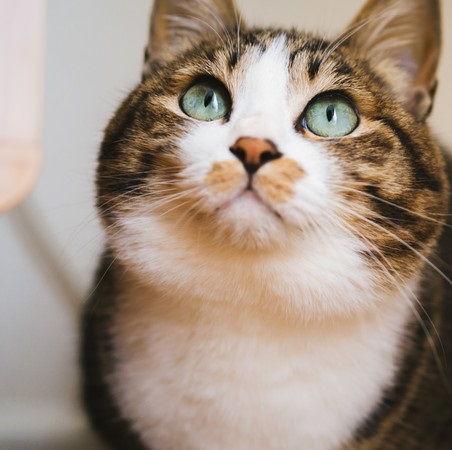
#> input picture image_process/cat.jpg, 452 x 450 px
$ jupyter execute Image_preprocess.ipynb   (shell and % lines are left out)
#> lines starting #> are read from the running program, lines starting #| are printed output that depends on the picture
# 画像処理の基礎
1. 画像操作をしてみよう
1. フィルタを学んでみよう

### おまじない
- scikit-imageのライブラリをインポートします
    - `from skimage import io` : 主に画像読み込み関連
    - `from skimage import transform` ： 画像操作関連

[cell 1]
import numpy as np
from matplotlib import pyplot as plt

from skimage import io
from skimage import transform

### 画像を読み込んでみよう
- io.imread関数を使います

[cell 2]
img = io.imread("./cat.jpg")
#> img is the input picture: shape (450, 452, 3); mean R, G, B 162.5, 145.4, 131.6

[cell 3]
img

### 画像をnotebook上に表示してみよう
- plt.imshow関数を使います

[cell 4]
plt.imshow(img)

### 画像の大きさを確かめてみよう

[cell 5]
img.shape
#> Out = (450, 452, 3)

### 一番左上の要素の値（画素値）を取り出そう
- 縦軸の位置=0,横軸の位置=0のピクセルを抽出し、変数img_one_pxに代入しよう

[cell 6]
img_one_px = img[0,0,:]
#> img_one_px = [222, 213, 216]
img_one_px
#> Out = [222, 213, 216]

[cell 7]
img_one_px.shape
#> Out = (3,)

### 取り出した色を表示しよう
- plt.imshow関数でRGB画像を表示する為には(縦軸,横軸,3)という形でなければならない
- 今回は1ピクセルだけなので、縦軸の大きさ=1,横軸の大きさ=1、つまり(1,1,3)に変形すればいい
- 変形にはreshape関数を使い、変形した結果を変数oneに代入し、oneを表示しましょう

[cell 8]
one = img_one_px.reshape(1,1,3)
#> one = [[222, 213, 216]]
one.shape
#> Out = (1, 1, 3)

[cell 9]
plt.imshow(one)

### RGB情報を取り出してみよう
- 画像全体のR値を取り出して変数rに代入しよう
- 変数rを使い、R値の最大値と最小値も検出してみよう
- 最大値・最小値はそれぞれmax関数とmin関数を使うことで求めることができます
- 更に、変数rの要素全てを0.5倍し、変数r2に代入しよう
    - numpyの配列では、「+,-,*,/」の算術記号を使うことで、配列内要素を一括で計算することができます

[cell 10]
r = img[:,:,0]
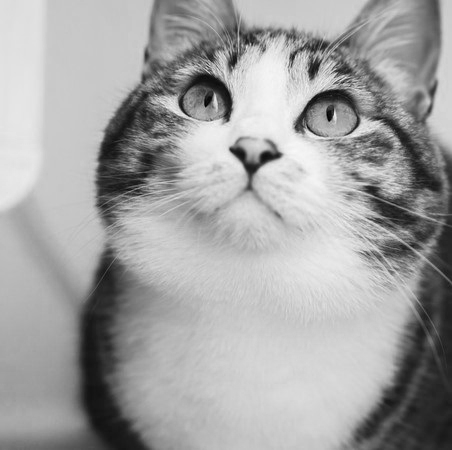
#> r: shape (450, 452); min 0, max 249, mean 162.5
r

[cell 11]
r.max()
#> Out = 249

[cell 12]
r.min()
#> Out = 0

[cell 13]
r2 = r*0.5

[cell 14]
r2

### 画像を切り出してみよう
- 具体的には縦軸は100～300まで、横軸は200～400までを取り出し、結果を変数img2に代入しよう
- その後、img2をimshow関数を使って表示しよう

[cell 15]
img2 = img[100:300,200:400,:]
plt.imshow(img2)

### 二つの画像を並べて表示してみよう
- 複数の画像を一片に表示する時にはplt.subplot関数を使い、下記のように記述します
- `plt.subplot(縦列,横列,index)`

[cell 16]
# サイズの指定
plt.figure(figsize=(8,2))

# 1行3列の1番目
plt.subplot(1,3,1)
plt.text(0.5,0.5,"1")

# 1行3列の2番目
plt.subplot(1,3,2)
plt.text(0.5,0.5,"2")

# 1行3列の3番目
plt.subplot(1,3,3)
plt.text(0.5,0.5,"3")

- plt.subplot関数を使って、imgとimg2を1行2列で２つ並べて表示してみよう

[cell 17]
plt.subplot(1,2,1)
plt.imshow(img)
plt.subplot(1,2,2)
plt.imshow(img2)

### 画像から100×100の画像をランダムな場所で切り出そう
- 乱数はnp.random.randint関数で取得することができます
    - `np.random.randint(a, b)`
    - aの値以上、bの値未満のランダムな数を取得できる
- seedと呼ばれる値を固定化すると、決まったパターンで乱数を取得することができます

[cell 18]
np.random.seed = 8

[cell 19]
np.random.randint(0,10)

- 画像の縦軸100、横軸100を切り出すことになります
- 考え方としては下記のようになります
    1. 軸の長さを取得する
    1. 0以上（軸の長さ-100+1）未満までの乱数Aを取得する
        - 例えば軸の長さが400だった場合、0~300までの値をランダムに取得する
            - コードでは`np.random.randint(0,301)`
            - indexは0から始まるので、注意
    1. Aの値からA+100までを切り出せば、ちょうど大きさが100となる
        - 乱数では0~300までをランダムに取得したので、A=0だったら0~99の区間、A=300だったら300~399の区間が取得できる

[cell 20]
img_h = img.shape[0]
#> img_h = 450
h = np.random.randint(0,img_h-100+1)
#> h = 192
img_w = img.shape[1]
#> img_w = 452
w = np.random.randint(0,img_w-100+1)
#> w = 323
img_ = img[h:h+100,w:w+100,:]
plt.imshow(img_)

[cell 21]
img_.shape
#> Out = (100, 100, 3)

### 画像から200×200の画像をランダムな場所で6枚切り出し、2行3列で並べて表示しよう
- 全体のサイズを`plt.figure()`を使って、`figsize=(8,5)`にしましょう
- 出来る人はfor文を使った書き方も考えてみましょう

[cell 22]
img_h = img.shape[0]
img_w = img.shape[1]

plt.figure(figsize=(8,5))

plt.subplot(2,3,1)
h = np.random.randint(0,img_h-200+1)
#> h = 195
w = np.random.randint(0,img_w-200+1)
tmp_img = img[h:h+200,w:w+200,:]
plt.imshow(tmp_img)

plt.subplot(2,3,2)
h = np.random.randint(0,img_h-200+1)
w = np.random.randint(0,img_w-200+1)
tmp_img = img[h:h+200,w:w+200,:]
plt.imshow(tmp_img)

plt.subplot(2,3,3)
h = np.random.randint(0,img_h-200+1)
w = np.random.randint(0,img_w-200+1)
tmp_img = img[h:h+200,w:w+200,:]
plt.imshow(tmp_img)

plt.subplot(2,3,4)
h = np.random.randint(0,img_h-200+1)
w = np.random.randint(0,img_w-200+1)
tmp_img = img[h:h+200,w:w+200,:]
plt.imshow(tmp_img)

plt.subplot(2,3,5)
h = np.random.randint(0,img_h-200+1)
w = np.random.randint(0,img_w-200+1)
tmp_img = img[h:h+200,w:w+200,:]
plt.imshow(tmp_img)

plt.subplot(2,3,6)
h = np.random.randint(0,img_h-200+1)
w = np.random.randint(0,img_w-200+1)
tmp_img = img[h:h+200,w:w+200,:]
plt.imshow(tmp_img)

- for文を使う場合

[cell 23]
img_h = img.shape[0]
img_w = img.shape[1]

plt.figure(figsize=(8,5))

for i in range(6):
    h = np.random.randint(0,img_h-200+1)
    w = np.random.randint(0,img_w-200+1)
    tmp_img = img[h:h+200,w:w+200,:]

    plt.subplot(2,3,i+1)
    plt.imshow(tmp_img)

### 配列を反転してみよう
- 画像データは配列データなので、配列の値を逆転することで、反転を実現することができます
- 反転の実験の為、`np.array([1,2,3,4,5])`という配列を作成し、変数tmpに代入をしましょう

[cell 24]
tmp = np.array([1,2,3,4,5])
tmp

- 配列の反転は`[::-1]`と記述することで実現できます

[cell 25]
tmp[::-1]

### 左右反転をしてみよう
- 変数imgの横軸方向を反転することで、左右反転を行うことができます

[cell 26]
img3 = img[:,::-1,:]
fig, ax = plt.subplots(1,2)
ax[0].imshow(img)
ax[1].imshow(img3)

### 画像をリサイズしてみよう
- リサイズをする際には、transform.resize関数を利用します
- 具体的には`trainsform.resize(img,output_shape(縦長さ,横長さ))`と記述します

[cell 27]
img4 = transform.resize(img,output_shape=(100,100))
plt.imshow(img4)

### 画像を回転してみよう
- 回転をする際には、transform.rotate関数を利用します
- 具体的には`transform.rotate(img,angle=角度)`と記述します

[cell 28]
img5 = transform.rotate(img,angle=90)
plt.imshow(img5)

### 画像を平行移動してみよう
- 平行移動をする際には、transform.AffineTransform関数を使います
- 具体的には`transform.AffineTransform(translation=(左方向に動かす大きさ,上方向に動かす大きさ))`と記述します

[cell 29]
rot = transform.AffineTransform(translation=(40,40))
img6 = transform.warp(img,rot)
plt.imshow(img6)

## 演習
1. 画像「dog.png」を読み込み、変数img2に代入しよう
1. 変数img2の大きさを確認しよう
1. 変数img2を横軸は100~500、縦軸は200~600で切り出しをして、変数img3に代入しよう
1. 変数img3をnotebook上に表示しよう
1. 変数img3のG値の最大値と最小値を求めよう
1. 変数img3のR成分を30%, G成分を60%, B成分を10%を取り出し、それらの配列を足し合わせ（グレースケール化）、合成結果を変数img4に代入しよう
1. 変数img4をnotebook上に表示しよう
    - グレースケール画像を表示する時は、引数に`cmap="gray"`を追記します
1. 変数img4の画素値の最大値が1, 最小値が0となるように正規化し、変数img5に代入しよう
1. 変数img3を上下反転させ変数6に代入しよう。更に元の画像が上、反転画像が下となるように、縦に並べて表示しよう
1. 変数img3から300×300の画像をランダムな場所で切り出し、ランダムに回転させた画像を8枚作り、2行4列で表示しよう
    - 画像の大きさは`figsize=(12,5)`としましょう

[cell 30]
from skimage import io
from skimage import transform
from matplotlib import pyplot as plt
import numpy as np

[cell 31]
# 1
img2 = io.imread('./dog.jpg')
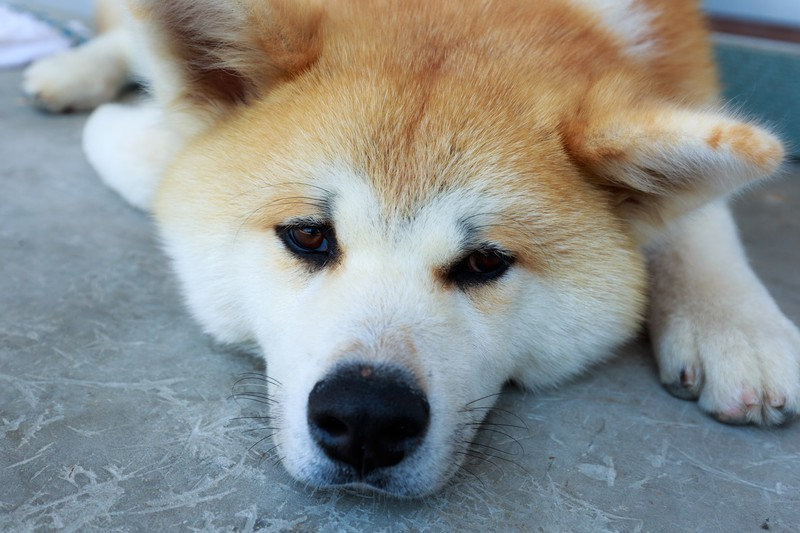
#> input picture image_process/dog.jpg, 800 x 533 px
#> img2 is the input picture: shape (533, 800, 3); mean R, G, B 139, 143, 140.9

[cell 32]
# 2
img2.shape

[cell 33]
plt.imshow(img2)

[cell 34]
# 3
img3 = img2[100:500, 200:600, :]
#> img3: shape (400, 400, 3)

[cell 35]
# 4
plt.imshow(img3)

[cell 36]
# 5
# print("Max {}, Min {}".format(np.max(img3[:, :, 1]), np.min(img3[:, :, 1])))
print("Max {}, Min {}".format(img3[:, :, 1].max(), img3[:, :, 1].min()))
#| Max 244, Min 0

[cell 37]
# 6
r = img3[:, :, 0] * 0.3
#> r: shape (400, 400) float64
g = img3[:, :, 1] * 0.6
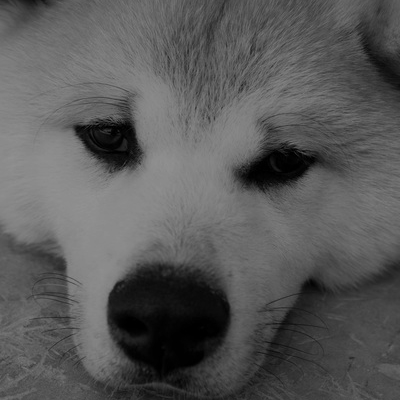
#> g: shape (400, 400) float64; min 0, max 146.4, mean 89.1
b = img3[:, :, 2] * 0.1
img4 = r + g + b
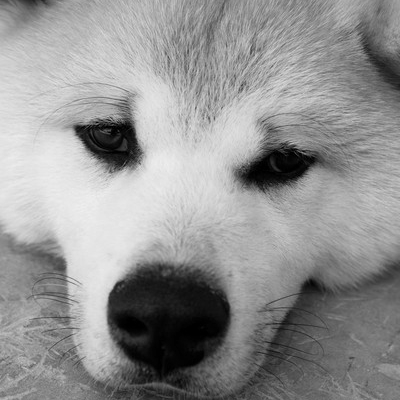
#> img4: shape (400, 400) float64; min 0, max 240.1, mean 146.9
print(img4)
#> (printed output is left out)

[cell 38]
# 7
plt.imshow(img4, cmap='gray')

[cell 39]
# 8
img5 = img4 / img4.max()
#> img5: shape (400, 400) float64

[cell 40]
# 9
img6 = img3[::-1, :, :]
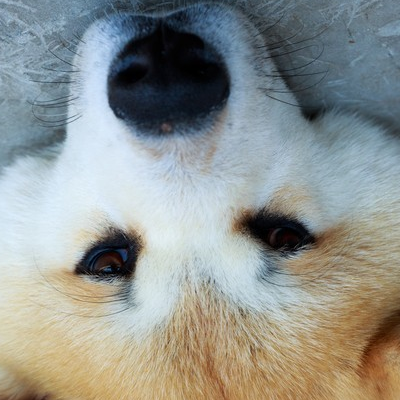
#> img6: shape (400, 400, 3); mean R, G, B 144.4, 148.5, 144.5
plt.subplot(2, 1, 1)
plt.imshow(img3)
plt.subplot(2, 1, 2)
plt.imshow(img6)

[cell 41]
# 10
img_h = img3.shape[0]
img_w = img3.shape[1]

plt.figure(figsize=(12, 5))

for i in range(8):
    h = np.random.randint(0, img_h - 300 + 1)
    w = np.random.randint(0, img_h - 300 + 1)

    rot = np.random.randint(0, 361)
    tmp = img3[h:h+300, w:w+300, :]
    tmp = transform.rotate(tmp, angle=rot)

    plt.subplot(2, 4, i + 1)
    plt.imshow(tmp)
#> this loop made 8 passes
#> pass 1, `tmp = transform.rotate(tmp, angle=rot)`:
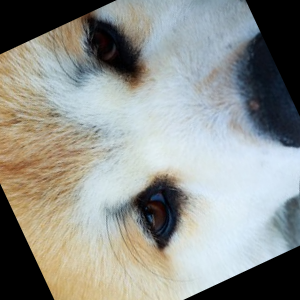
#> tmp: shape (300, 300, 3) float64; mean R, G, B 0.566, 0.576, 0.559
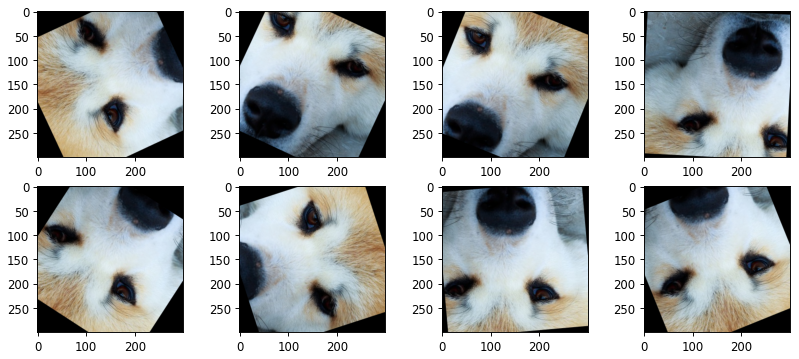
#> figure drawn by matplotlib, 8 panels

### フィルタリングをしてみよう
- まずはフィルタリングに関するライブラリをインポートしましょう
- 下記ライブラリをインポートしてください
    - from skimage import filters
    - from skimage import morphology as mor

[cell 42]
from skimage import filters
from skimage import morphology as mor

### ノイズがある画像を読み込んでみましょう
- cat_noise_gray.pngは変数noz1に、cat_noise_color.pngは変数noz2に代入しましょう

[cell 43]
noz1 = io.imread("cat_noise_gray.png")
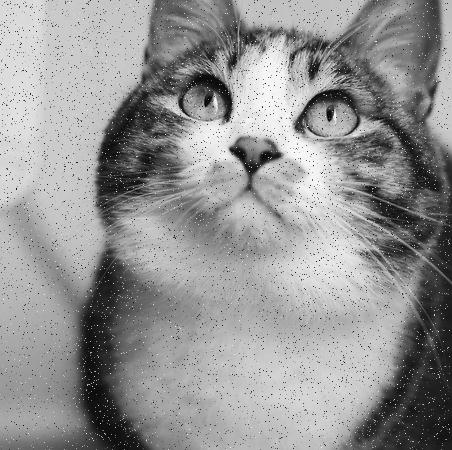
#> input picture image_process/cat_noise_gray.png, 452 x 450 px
#> noz1 is the input picture: shape (450, 452); min 0, max 255, mean 147.9
noz2 = io.imread("cat_noise_color.png")
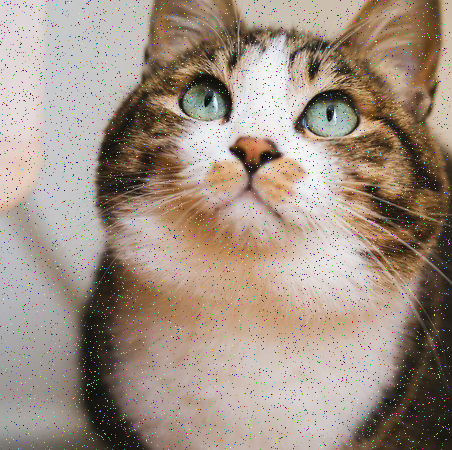
#> input picture image_process/cat_noise_color.png, 452 x 450 px
#> noz2 is the input picture: shape (450, 452, 3); mean R, G, B 160.8, 144.5, 131.4

### 2列に並べて画像を表示してみましょう
- グレースケール画像を表示する時は、引数に`cmap="gray"`を追記します

[cell 44]
plt.subplot(1,2,1)
plt.imshow(noz1,cmap="gray")
plt.subplot(1,2,2)
plt.imshow(noz2)

### 平均化フィルタをかけてみましょう
- グレースケール画像であるnoz1に平均化フィルタをかけ、結果を変数fil1に代入しましょう
- 平均化フィルタをする際には、filters.rank.mean関数を利用します
- 具体的には`filters.rank.mean(img,mor.square(3))`と記述します
- mor.square(3)はフィルタの形であり、3*3の正方形という意味となります

[cell 45]
fil1 = filters.rank.mean(noz1,mor.square(3))
plt.imshow(fil1,cmap="gray")

- フィルタのサイズを7*7の正方形にして平均化フィルタをかけ、結果を変数fil2に代入しましょう

[cell 46]
fil2 = filters.rank.mean(noz1,mor.square(7))
plt.imshow(fil2,cmap="gray")

### メディアンフィルタをかけてみましょう
- グレースケール画像であるnoz1にメディアンフィルタをかけ、結果を変数fil3に代入しましょう
- 平均化フィルタをする際には、filters.median関数を利用します
- 具体的には`filters.median(img,mor.square(3))`と記述します

[cell 47]
fil3 = filters.median(noz1,mor.square(3))
plt.imshow(fil3,cmap="gray")

### ソーベルフィルタをかけてみよう
- fil3にソーベルフィルタをかけ、結果を変数fil4に代入しましょう
- ソーベルフィルタをする際には、filters.sobel関数を利用します
- 具体的には`filters.sobel(img)`と記述します
- 結果を可視化する際には見やすいように、`cmap="gray_r"`としましょう

[cell 48]
fil4 = filters.sobel(fil3)
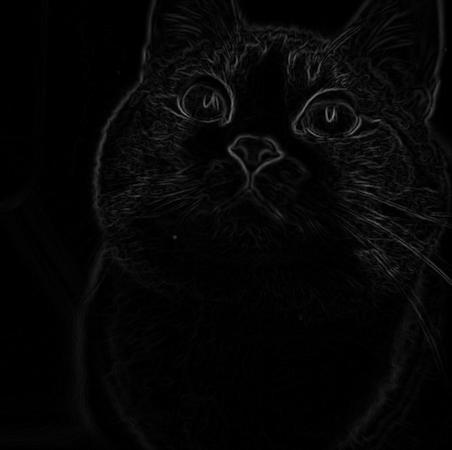
#> fil4: shape (450, 452) float64; min 0, max 0.522, mean 0.0243
plt.imshow(fil4, cmap="gray_r")
